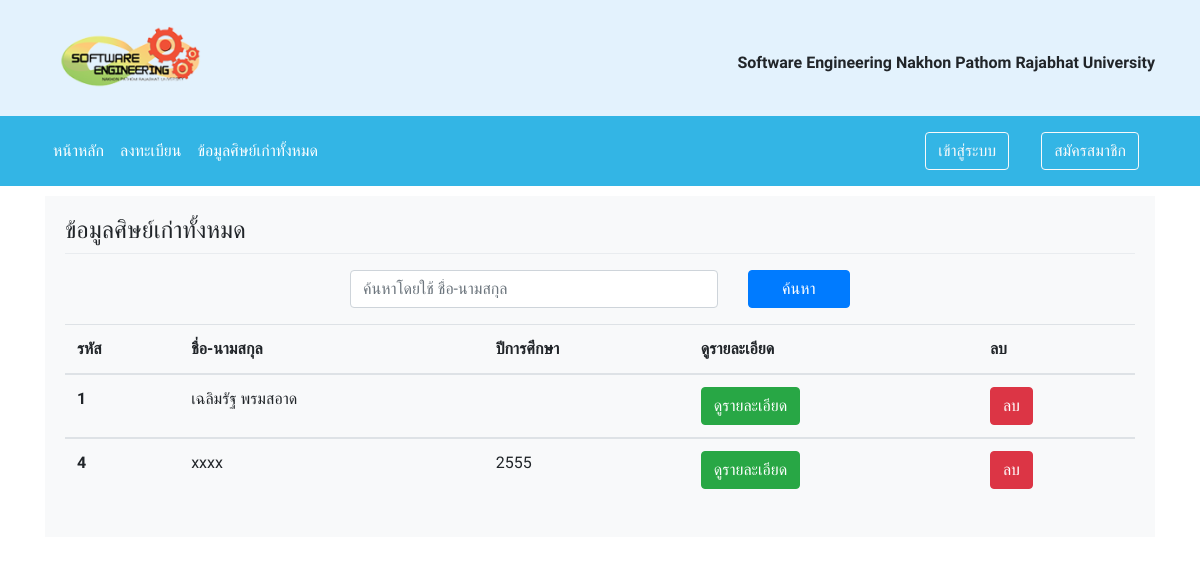
/alumni_information.php, run on the app's committed database.
### tables this page shows
CREATE TABLE `name` (
  `c_id` int(11) NOT NULL,
  `mr` varchar(50) NOT NULL,
  `fname` varchar(500) NOT NULL,
  `mre` varchar(50) NOT NULL,
  `ename` varchar(50) NOT NULL,
  `id` varchar(20) NOT NULL,
  `date` date NOT NULL,
  `job` varchar(50) NOT NULL,
  `nation` varchar(50) NOT NULL,
  `nation2` varchar(50) NOT NULL,
  `religion` varchar(50) NOT NULL,
  `blood` varchar(3) NOT NULL,
  `email` varchar(555) NOT NULL,
  `tel` varchar(10) NOT NULL,
  `facebook` varchar(555) NOT NULL,
  `line` varchar(555) NOT NULL,
  `phone_h` varchar(10) NOT NULL,
  `rey` varchar(10) NOT NULL
);

### alumni_information.php (the view, shortened to what this page needs)
<!doctype html>
<html>
<?php
require('conn.php');
$sql = "SELECT * FROM `name`  ";
$result = mysqli_query($connection, $sql);
?>
<head>
	<?php
	require("Factor/BootstrapCSSLink.php");
	?>
</head>
<?php
require("Factor/NavBar.php");
?>
<body>
	<div class="container">
		<div class="card card-out">
			<div class="card-body card-body-in">
				<h4 style="margin: 0px">ข้อมูลศิษย์เก่าทั้งหมด</h4>
				<div class="dropdown-divider"></div>
				<div align="center">
					<div style="max-width: 500px">
						<p style="max-width: 400px; font-size: 18px" align="center">
						<form method="POST" action="se.php">
							<div class="row">
								<div class="col-9">
									<input class="form-control" type="text" placeholder="ค้นหาโดยใช้ ชื่อ-นามสกุล" maxlength="" name="search" value="" />
								</div>
								<div class="col-3">
									<button type="submit" class="btn btn-block btn-primary">ค้นหา</button>
								</div>
							</div>
						</p>
					</div>
				</div>
				<table class="table">
					<thead>
						<tr>
							<th scope="col">รหัส</th>
							<th scope="col">ชื่อ-นามสกุล</th>
							<th scope="col">ปีการศึกษา</th>
							<th scope="col">ดูรายละเอียด</th>
							<th scope="col">ลบ</th>
						</tr>
					</thead>
					<?php
					while ($row = mysqli_fetch_array($result)) {
					?>
						<tbody>
							<tr>
								<th scope="row"><?php echo $row['c_id']; ?></th>
								<td> <?php echo $row['fname']; ?></td>
								<td><?php echo $row['rey']; ?></td>
								<td><a href="view.php?c_id=<?php echo $row['c_id']; ?>"><button type="button" class="btn btn-success">ดูรายละเอียด</button></a></td>
								<td><a href="delect.php?c_id=<?php echo $row['c_id']; ?>"><button type="button" class="btn btn-danger">ลบ</button></a></td>
							</tr>
						</tbody>
					<?php
					} ?>
				</table>
			</div>
		</div>
	</div>
</body>
</html>

### CSS/Style-Content.css (style rules this page uses)
body { font-family: 'Mitr', sans-serif; }
.card-out { border: 0; margin-bottom: 10px; }
.card-body-in { background: #f8f9fa; }

### data on the page
name: c_id "1", fname "เฉลิมรัฐ พรมสอาด"
name: c_id "4", fname "xxxx", rey "2555"
